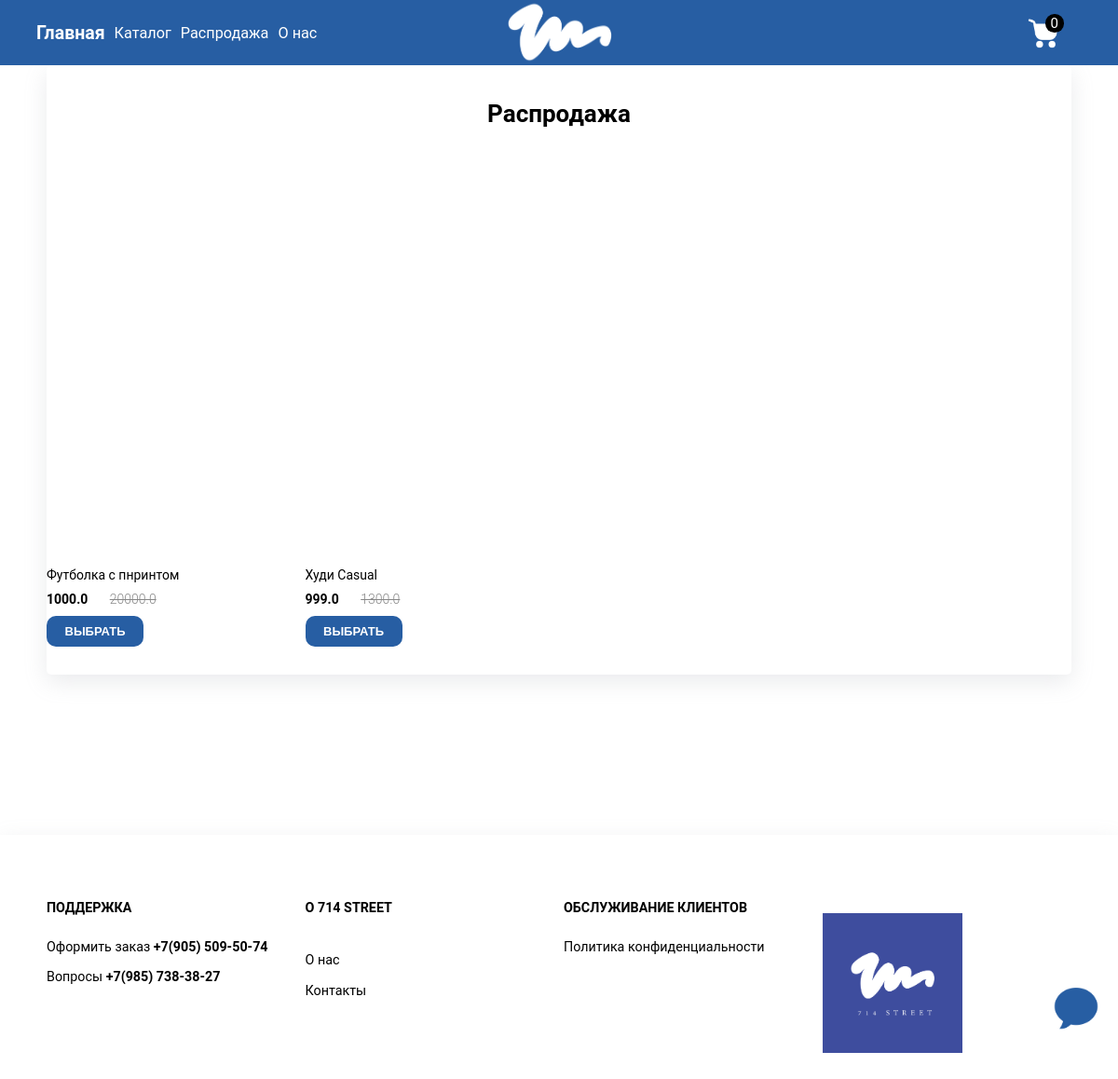
The app's page /sales with its own data.
### app/models/product.py (models this page shows)
class Product(db):
    __tablename__ = 'products'
    id = Column(Integer(), primary_key=True, autoincrement=True)
    name = Column(String(100), nullable=False)
    description = Column(String(500), nullable=False)
    categories = Column(String(100), nullable=False)
    sizes = Column(String(100))
    colors = Column(String(100))
    sections = Column(String(100))
    price = Column(Float(), nullable=False)
    old_price = Column(Float())
    main_photo = Column(String(), nullable=False)
    photos = Column(String())

### app/main/routes.py (the view)
@bp.route('/sales')
def sales():
    if 'count' in session:
        count_products = session['count']
    else:
        count_products = 0
    db_session = create_session()
    products_sales = db_session.query(Product).filter(Product.sections.contains("Распродажи")).order_by(
        Product.id).all()
    return render_template('sales.html', title="Главная страница", products_sales=products_sales, count_products=count_products)

### app/extensions.py (called while the page is built)
def create_session():
    db.metadata.bind = engine
    db_session = sessionmaker(bind=engine)
    session = db_session()
    return session

### app/templates/sales.html (shortened to what this page needs)
{% extends "base.html" %}
{% block content %}
<div>
    <div class="section sales">
        <div class="section__title">
          <p>Распродажа</p>
        </div>
        <div class="section__body">
          <div class="grid grid-col-4 grid-col-md-2 grid-col-sm-2" style="gap: 10px;">
            {% for product in products_sales %}
              <div class="product-card">
                  <a href="{{ url_for('main.product', product_id=product.id) }}">
                      <div class="product-card__image">
                      </div>
                  </a>
                  <a href="{{ url_for('main.product', product_id=product.id) }}">
                      <h3 class="product-card__name">{{ product.name }}</h3>
                      <div class="product-card__price">
                          {{ product.price }}
                          {% if product.old_price %}
                             <span class="product-card__price__old">
                                  <del>{{ product.old_price }}</del>
                              </span>
                          {% endif %}
                      </div>
                  </a>
                  <div class="product-card__btn">
                      <button class="btn bg-main btn-sm">
                          <a href="{{ url_for('main.product', product_id=product.id) }}" class="btn__txt"> Выбрать</a>
                      </button>
                  </div>
              </div>
            {% endfor %}
          </div>
        </div>
    </div>
</div>
{% endblock %}}

### app/static/css/style.css (style rules this page uses)
* { padding: 0; margin: 0; box-sizing: border-box; -webkit-tap-highlight-color: transparent; -webkit-user-select: none; user-select: none; }
a { text-decoration: none; color: unset; }
a { text-decoration: none; }
body { font-family: "Roboto", sans-serif; }
html { font-size: 13px; }
.grid { display: grid; }
.grid-col-4 { grid-template-columns: repeat(4,1fr); }
p { display: block; margin-block-start: 1em; margin-block-end: 1em; margin-inline-start: 0px; margin-inline-end: 0px; }
.section { margin-bottom: 40px; border-radius: 5px; box-shadow: 0 8px 24px rgba(149,157,165,.2); }
.section, .section>*~* { margin-top: 20px; }
.product-card { text-align: left; margin-bottom: 30px; position: relative; }
.product-card__image { position: relative; overflow: hidden; margin-bottom: 10px; padding-top: 140%; }
.product-card__name { color: #000; font-size: 14px; line-height: 1.2em; font-weight: 400; margin-bottom: 0.75rem; display: -webkit-box; -webkit-line-clamp: 1; -webkit-box-orient: vertical; overflow: hidden; text-overflow: ellipsis; word-break: break-word; }
.product-card__price { color: #000; font-size: 14px; font-weight: 700; margin-bottom: 10px; }
.product-card__price__old { color: #888; margin-left: 20px; font-weight: 300; font-size: 14px; }
.section__title { display: flex; align-items: center; justify-content: center; font-size: 2rem; text-transform: capitalize; text-align: center; -webkit-transform: translateY(-50%); transform: translateY(-50%); }
.btn { border: 0; outline: 0; color: #fff; font-size: 1.5rem; font-weight: 600; text-transform: uppercase; cursor: pointer; overflow: hidden; position: relative; border-radius: 10px; }
.bg-main { background-color: #275ea3; }
.btn-sm .btn__txt { padding: 0.7rem 1.5rem; }
.btn__txt { display: block; }
.sales { padding-top: 4rem; }
.section__title p { font-weight: 700; }
.btn-sm { font-size: 1rem; }
del { text-decoration: line-through; }
.btn__txt { padding: 1rem 2rem; }

### records on screen
Product: name "Футболка с пнринтом", price "1000.0", old_price "20000.0"
Product: name "Худи Casual", price "999.0", old_price "1300.0"
